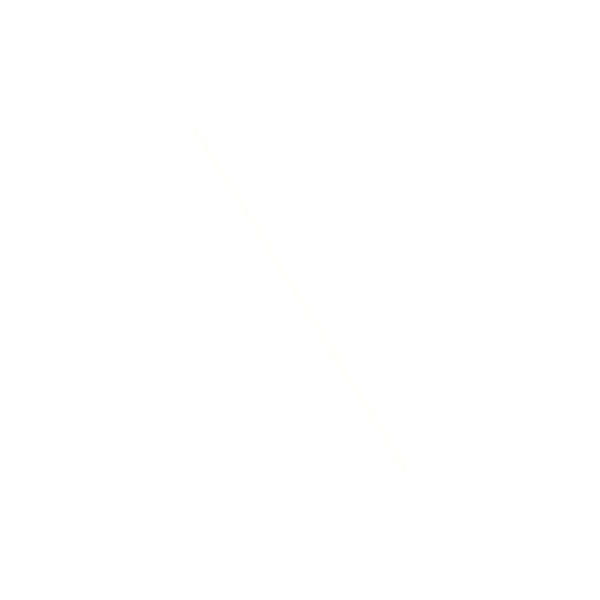
Frame 1 (no input)
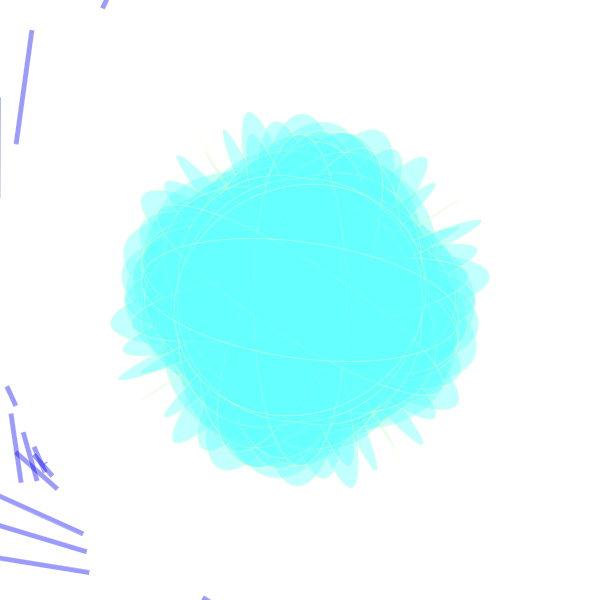
Frame 60 (the mouse pressed at the canvas centre just before this capture)
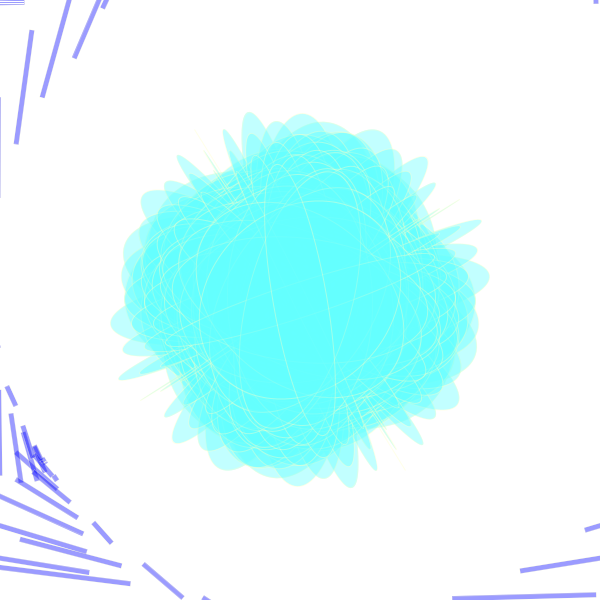
Frame 120 (the mouse held since frame 60 and released just before this capture)

The Processing sketch that drew these frames (run headless with seeded random() and noise(); from frame 60 on, the mouse is pressed at the canvas centre):

// Processing sketch: processing_112060
// ── processing_112060.pde

float x, y;
float angle = 0; 
float r = 400;
float diff = 1; 

color col = color(255,0,0);

void setup() {
  size(600, 600);
  background(255);
}

void draw() {

  fill(col); 
  
  
  x = r * cos(angle); 
  y = r * sin(angle);


  strokeWeight(0.1); 
  stroke(0); 

  translate(width/2, height/2); 
  rotate(r); 


fill(0,0,random(300,0),100); 


  stroke(random(300,100),random(300,100),random(200,100),100); 


  strokeWeight(0.5); 


  rect(x, 300, x, 5); 


  strokeWeight(1); 


  fill(100,300,503,random(100,100)); 

  ellipse(0, 0, x, y);
  //ellipse(x, 0, x, 50);
  //line( 0, 0, x, y); 

  angle = angle +0.5;
  r = r - diff;

  if ( r == 0 || r == 400) { 
    diff =  diff * -1;
  }
}
